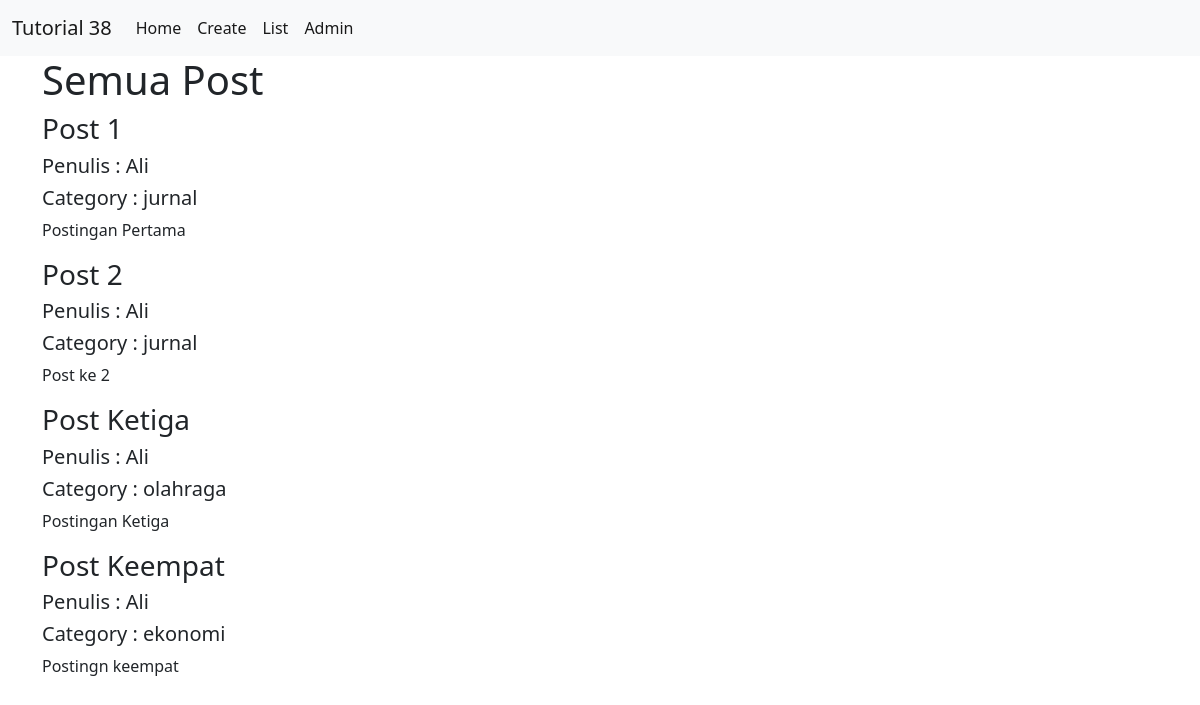
Screenshot of /blog/ with the database file from the repository.
### blog/models.py (models this page shows, shortened)
class ModelPost(models.Model):
	judul = models.CharField(max_length=100)
	body = models.TextField()
	author = models.CharField(max_length=100)
	LISTKATEGORI=(
		('jurnal','jurnal'),
		('olahraga','olahraga'),
		('ekonomi','ekonomi'),
		)
	category = models.CharField(
		max_length=100,
		choices=LISTKATEGORI,
		default='jurnal',
		)

### blog/views.py (the view)
# urls.py: path('', views.list, name='list'),
def list(request):
	posts = ModelPost.objects.all()
	context = {
		'page_title':'Semua Post',
		'posts':posts,
	}
	return render(request, 'blog/list.html', context)

### blog/templates/blog/list.html (shortened to what this page needs)
{% extends "base.html" %}
{% block contents %}
	<h1>{{page_title}}</h1>
	{% for post in posts %}
		<h3>{{post.judul}}</h3>
		<h5>Penulis : {{post.author}}</h5>
		<h5>Category : {{post.category}}</h5>
		<p>{{post.body}}</p>
	{% endfor %}
{% endblock contents %}

### templates/base.html (shortened to what this page needs)
<!DOCTYPE html>
<html>
<head>
	<link href="https://cdn.jsdelivr.net/npm/bootstrap@5.0.2/dist/css/bootstrap.min.css" rel="stylesheet">
</head>
<body>
	<nav class="navbar navbar-expand-sm navbar-light bg-light">
	  <div class="container-fluid">
	    <a class="navbar-brand" href="#">Tutorial 38</a>
	    <div class="collapse navbar-collapse" id="navbarNavDropdown">
	      <ul class="navbar-nav">
	        <li class="nav-item">
	          <a class="nav-link active" aria-current="page" href="{% url 'index' %}">Home</a>
	        </li>
	        <li class="nav-item">
	          <a class="nav-link active" aria-current="page" href="{% url 'blog:create' %}">Create</a>
	        </li>
	        <li class="nav-item">
	          <a class="nav-link active" aria-current="page" href="{% url 'blog:list' %}">List</a>
	        </li>
	        <li class="nav-item">
	          <a class="nav-link active" aria-current="page" href="{% url 'admin:index' %}">Admin</a>
	        </li>
	      </ul>
	    </div>
	  </div>
	</nav>
	<div class="container">
		{% block contents %}
		{% endblock contents %}
	</div>
</body>
</html>

### rows the page displays
ModelPost: judul "Post 1", author "Ali", category "jurnal", body "Postingan Pertama"
ModelPost: judul "Post 2", author "Ali", category "jurnal", body "Post ke 2"
ModelPost: judul "Post Ketiga", author "Ali", category "olahraga", body "Postingan Ketiga"
ModelPost: judul "Post Keempat", author "Ali", category "ekonomi", body "Postingn keempat"

### other values shown
{{ page_title }} "Semua Post"
